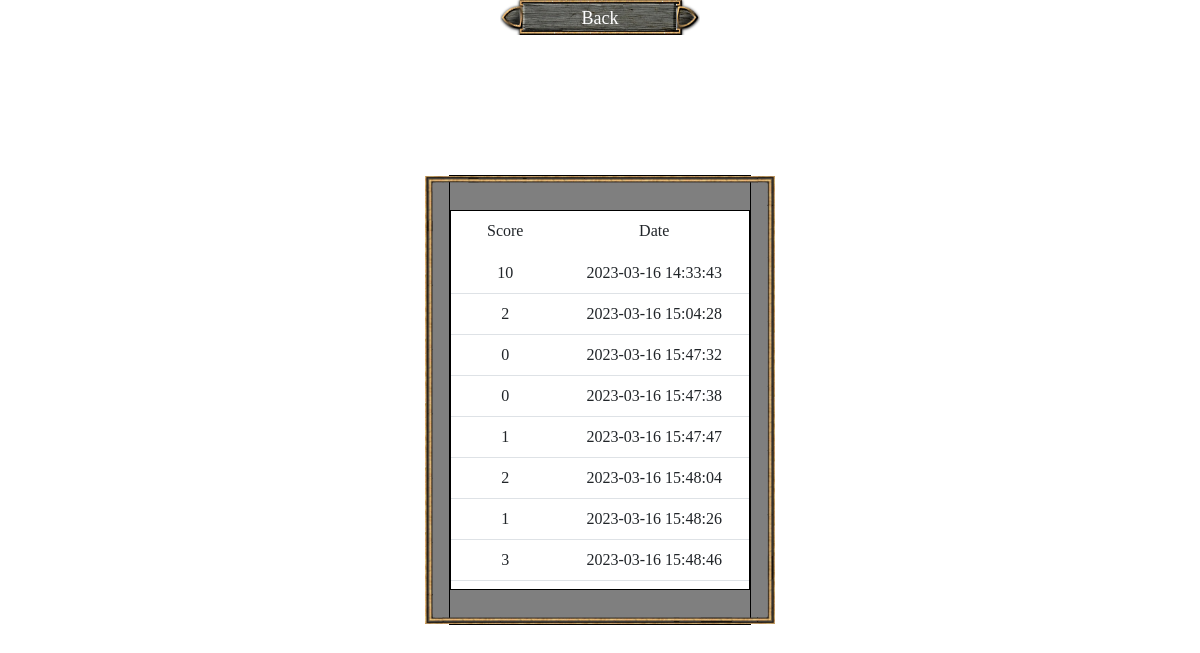
The app's page /scores (signed in) with its own data.
### tables this page shows
CREATE TABLE scores (id INTEGER PRIMARY KEY AUTOINCREMENT NOT NULL, username TEXT NOT NULL, score INTEGER NOT NULL, date TEXT NOT NULL);

### app.py (the view)
@app.route("/scores")
def scores():
    if session:
        username = db.execute("SELECT username FROM users WHERE id = ?", session["user_id"])
        scores = db.execute("SELECT * FROM scores WHERE username = ?", username[0]["username"])
        best_score = 0
        for i in range(len(scores)):
            if i == 0:
                best_score = scores[i]["score"]
            else:
                if scores[i]["score"] > best_score:
                    best_score = scores[i]["score"]
        return render_template("scores.html", scores=scores, best_score=best_score)
    return redirect("/")

### templates/scores.html (shortened to what this page needs)
{% extends "layout.html" %}
{% block main %}
<div id="scores-container" class="mx-auto d-flex justify-content-center align-items-center">
    <div id="scores-table-container">
        <table class="table" style="color: white">
            <thead>
                <tr>
                    <td class="text-center">Score</th>
                    <td class="text-center">Date</th>
                </tr>
            </thead>
            <tbody class="table-group-divider">
                {% for score in scores %}
                    <tr>
                        <td class="text-center">{{ score["score"] }}</td>
                        <td class="text-center">{{ score["date"] }}</td>
                    </tr>
                {% endfor %}
            </tbody>
        </table>
    </div>
</div>
<div id="back-scores-button-container" class="mx-auto d-flex align-items-center">
    <a href="/">
        <img id="back-scores-button" src="/static/menu/Button.png">
        <div id="back-scores-button-text">Back</div>
    </a>
</div>
{% endblock %}

### templates/layout.html (shortened to what this page needs)
<!DOCTYPE html>
<html lang="en">
    <head>
        <link rel="stylesheet" href="/static/style.css">
        <link href="https://cdn.jsdelivr.net/npm/bootstrap@5.3.0-alpha1/dist/css/bootstrap.min.css" rel="stylesheet">
    </head>
    <body>
        <main>
            {% block main %}{% endblock %}
        </main>
    </body>
</html>

### static/style.css (style rules this page uses)
body { background-image: url("/static/menu/Background.png"); background-image: no-repeat; background-attachment: fixed; background-size: cover; }
#scores-container { position: absolute; transform: translate(-50%, -50%); top: 50%; left: 50%; min-height: 450px; border: 1px solid black; }
#scores-table-container { position: relative; width: 300px; max-height: 380px; overflow: auto; font-family: Luminari, Papyrus, fantasy; border: 1px solid black; }
#back-scores-button-container { position: relative; text-align: center; width: 200px; padding-left: 0%; padding-right: 0%; }
#back-scores-button { width: 100%; }
#back-scores-button-text { position: absolute; transform: translate(-50%, -50%); top: 50%; left: 50%; font-family: Luminari, Papyrus, fantasy; font-size: 18px; color: white; }

### records on screen
scores: score "10", date "2023-03-16 14:33:43"
scores: score "2", date "2023-03-16 15:04:28"
scores: score "0", date "2023-03-16 15:47:32"
scores: score "0", date "2023-03-16 15:47:38"
scores: score "1", date "2023-03-16 15:47:47"
scores: score "2", date "2023-03-16 15:48:04"
scores: score "1", date "2023-03-16 15:48:26"
scores: score "3", date "2023-03-16 15:48:46"
